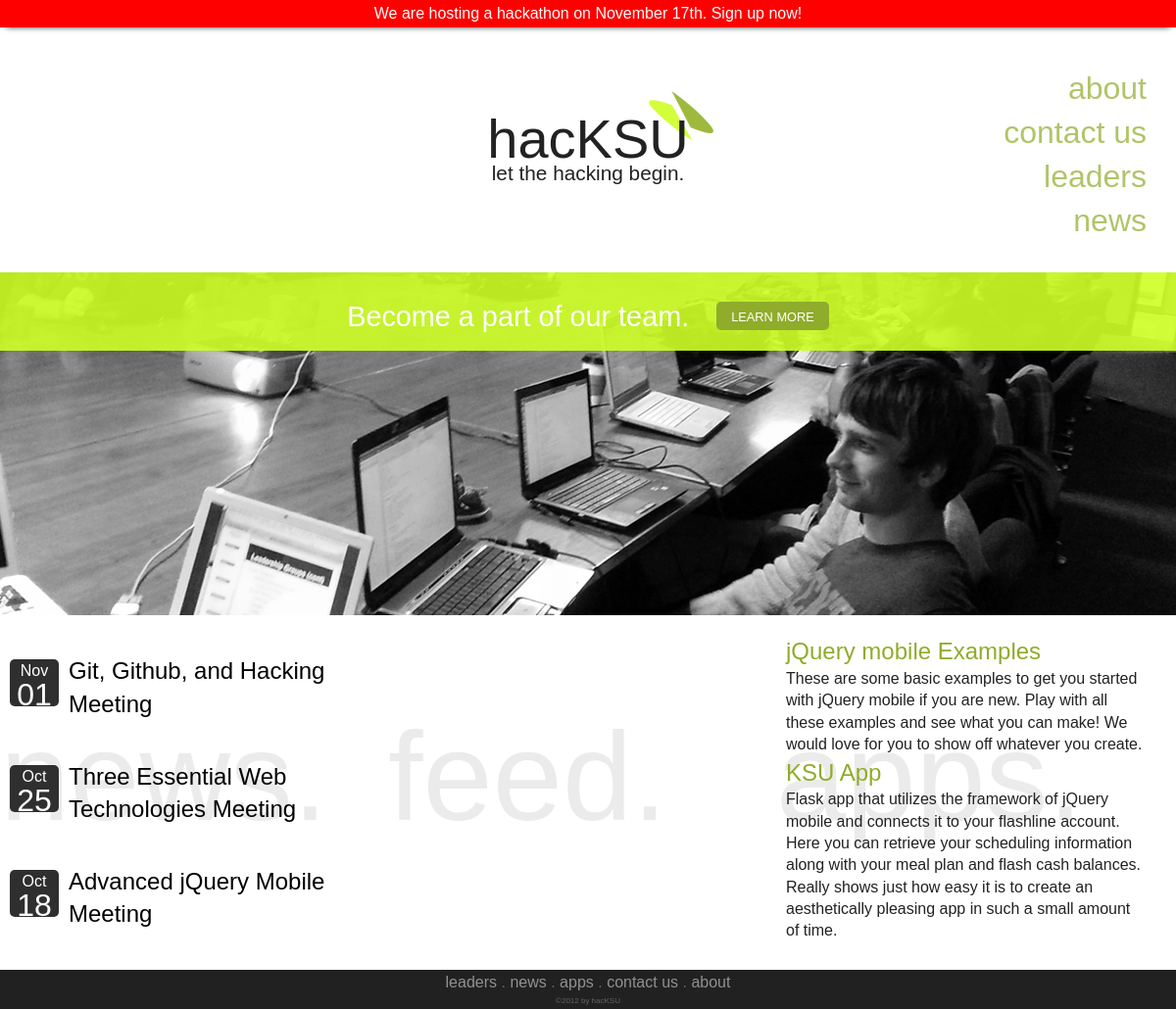
The page / on the database its author committed.
### backend/models.py (models this page shows, shortened)
class News(models.Model):
    title = models.CharField(max_length=100)
    description = models.TextField(max_length=3000)
    date = models.DateField()
    links = models.ManyToManyField(NewsLink)
    topics = models.ManyToManyField(NewsTopic)
    class Meta:
        verbose_name = 'News'
        verbose_name_plural = 'News'

class Apps(models.Model):
    title = models.CharField(max_length=100)
    description = models.TextField(max_length=3000)
    links = models.ManyToManyField(AppsLink)
    class Meta:
        verbose_name = 'Apps'
        verbose_name_plural = 'Apps'

### backend/views.py (the view)
# urls.py: url(r'^$', 'index'),
def index(request):
    apps = Apps.objects.all()[:3]
    news = News.objects.all().order_by('-date')[:3]
    return render_to_response('index.html', {'apps': apps, 'news_list': news},
                              RequestContext(request))

### hacksu/templates/index.html (shortened to what this page needs)
{% extends "base.html" %}
{% block body %}
<div id="alert"><a style="color:white" class="normal" href="/hackathon">We are hosting a hackathon on November 17th. Sign up now!</a></div>
<header>
	<div id="title">
		<h1>hacKSU</h1>
		<p>
			let the hacking begin.
		</p>
		<img id="logo" src="{{ STATIC_URL }}img/logo.png"/>
	</div>
	<div id="right_nav">
		<a class="nav" href="/learn">about</a>
		<br>
		<a class="nav" href="/contact">contact us</a>
		<br>
		<a class="nav" href="/leaders">leaders</a>
		<br>
		<a class="nav" href="/news">news</a>
	</div>
</header>
<div id="content_picture">
	<div id="banner">
		<p>
			Become a part of our team.
		</p><a class="button1 rounded_corners" href="/learn">LEARN MORE</a>
	</div>
</div>
<div id="content_main">
	<div id="news">
		<p class="background_text">
			news.
		</p>
		{% for news in news_list %}
		<div class="post">
			<div class="cool_date rounded_corners">
				{{news.date|date:"M"}}
				<br>
				<h3>{{news.date|date:"d"}}</h3>
			</div>
			<h4><a class="normal" style="color:black;" href="news/{{news.id}}">{{news.title}}</a></h4>
		</div>
		{% endfor %}
	</div>
	<div id="feed">
		<p class="background_text">
			feed.
		</p>
	</div>
	<div id="apps">
		<p class="background_text">
			apps.
		</p>
		{% for app in apps %}
		<div class="post">
			<a href="apps/{{ app.id }}" class="title normal">{{ app.title }}</a>
			<p class="summary">
				{{ app.description }}
			</p>
		</div>
		{% endfor %}
	</div>
</div>
{% endblock %}

### static/css/main.css (style rules this page uses)
html, button, input, select, textarea { color: #222; }
body { font-size: 1em; line-height: 1.4; height: 100%; min-height: 100%; }
img { vertical-align: middle; }
h1, p, h2, a, span, li, div, h3 { font-family: Nexa_Light, Arial; font-weight: 100; font-style: normal; margin: 0; padding: 0; }
h1 { font-size: 3.5em; }
h3 { font-size: 2em; }
h4 { font-size: 1.5em; }
#alert { text-align: center; padding: 3px; font-size: 1em; background: red; -webkit-box-shadow: 0 8px 6px -6px black; -moz-box-shadow: 0 8px 6px -6px black; box-shadow: 0 5px 6px -6px black; }
header { text-align: center; height: 250px; position: relative; display: block; }
header #right_nav { position: absolute; right: 0px; top: 50%; height: 170px; margin-top: -85px; text-align: right; margin-right: 30px; }
header #title { position: absolute; top: 50%; width: 100%; height: 100px; margin-top: -50px; }
header p { position: relative; top: -20px; font-size: 1.3em; }
img#logo { position: relative; top: -120px; left: 95px; z-index: -100; }
#content_picture { background: url(../img/index_photo.png) no-repeat center -600px; height: 350px; color: white; }
#content_picture #banner { background: rgba(206,255,37,0.9); height: 80px; line-height: 80px; width: 100%; text-align: center; }
#content_picture p { display: inline; font-size: 1.8em; margin: 0 20px 0 0; position: relative; top: 5px; }
#content_main { width: 100%; padding: 0; margin: 0; min-height: 300px; overflow: auto; word-wrap: break-word; }
#news { width: 33%; float: left; }
#news .post { margin: 40px 10px 40px 10px; }
#feed { width: 33%; float: left; }
#apps { width: 32%; float: left; }
#apps .post { margin: 20px 10px 20px 10px; }
#apps .title { font-size: 1.5em; display: inline; vertical-align: middle; }
#apps .summary { float: left; }
.background_text { position: absolute; color: rgb(235,235,235); font-size: 800%; margin-top: 75px; z-index: -10; }
a.nav { color: #8fac2a; font-size: 2em; text-decoration: none; opacity: .7; }
a.normal { text-decoration: none; color: #8fac2a; }
a.button1 { text-decoration: none; color: white; font-family: Nexa_Light, Arial; background: #8fac2a; padding: 8px 15px 6px 15px; font-size: 0.8em; }
.cool_date { text-align: center; width: 40px; background: #2f2f2f; color: white; line-height: 1.5em; padding: 0 5px 0 5px; float:left; margin: 5px 10px 0 0; }
.rounded_corners { -moz-border-radius: 5px; -webkit-border-radius: 5px; -khtml-border-radius: 5px; border-radius: 5px; }

### rows shown on the page
News: date "Nov", date "01", title "Git, Github, and Hacking Meeting"
News: date "Oct", date "25", title "Three Essential Web Technologies Meeting"
News: date "Oct", date "18", title "Advanced jQuery Mobile Meeting"
Apps: title "jQuery mobile Examples", description "These are some basic examples to get you started with jQuery mobile if you are new. Play with all these examples and see what you can make! We would love for you to show off whatever you create."
Apps: title "KSU App", description "Flask app that utilizes the framework of jQuery mobile and connects it to your flashline account. Here you can retrieve your scheduling information along with your meal plan and flash cash balances. Really shows just how easy it is to create an aesthetically pleasing app in such a small amount of time."
